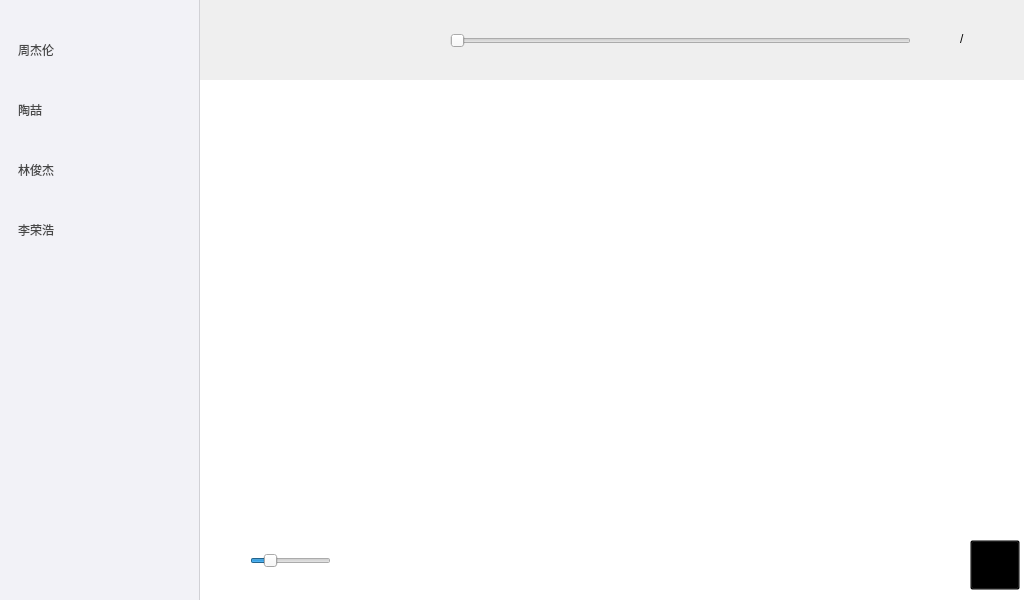
<?xml version="1.0" encoding="UTF-8"?>
<ui version="4.0">
 <class>MusicPage</class>
 <widget class="QWidget" name="MusicPage">
  <property name="geometry">
   <rect>
    <x>0</x>
    <y>0</y>
    <width>1024</width>
    <height>600</height>
   </rect>
  </property>
  <property name="windowTitle">
   <string>Form</string>
  </property>
  <property name="styleSheet">
   <string notr="true">/* =========================================
   1. 全局设置
   ========================================= */
QWidget {
    /* 默认字体 */
    font-family: &quot;Microsoft YaHei&quot;;
}

/* =========================================
   2. 左侧菜单栏 (Sidebar) - 制造“阴影感”
   ========================================= */
#sideBar {
    /* 【关键】背景设为浅灰色，与右边的白色区分开 */
    background-color: #F2F2F7; 

    /* 【关键】右边加一条深灰色的线，这是制造“层级感”的核心 */
    border: none;
    border-right: 1px solid #D1D1D6; 
    
    /* 去掉选中时的虚线框 */
    outline: none;
    
    /* 让列表内容不要贴顶，留点呼吸感 */
    padding-top: 20px;
}

/* 侧边栏的每一个选项 (未选中) */
#sideBar::item {
    height: 50px;            /* 每一行的高度 */
    color: #484848;          /* 文字深灰 */
    margin: 5px 15px;        /* 【关键】左右留出空隙，让选项像悬浮的按钮 */
    border-radius: 8px;      /* 圆角 */
    border: none;
}

/* 侧边栏选项 (鼠标悬停) */
#list_menu::item:hover {
    background-color: rgba(0, 0, 0, 10); /* 微微变暗 */
}

/* 侧边栏选项 (被选中) - 仿 iPad 选中效果 */
#sideBar::item:selected {
    /* 选中变为纯白色，对比背景的灰色，瞬间就有了“浮起来”的感觉 */
    background-color: #FFFFFF; 
    
    /* 文字变蓝 */
    color: #007AFF; 
    
    /* 左侧不需要那种传统的蓝色大色块了，这样更高级 */
}

/* =========================================
   3. 右侧照片墙 (Content) - 纯净风格
   ========================================= */
#list_music {
    /* 右侧纯白背景，突出照片 */
    background-color: #FFFFFF;
    
    /* 去掉边框 */
    border: none;
    
    /* 给内容留点边距 */
    padding: 20px;
}

/* 照片墙的每一项 */
#list_music::item {
    /* 稍微加点边距 */
    margin: 5px;
}

/* 照片被选中时 */
#list_music::item:selected {
    background-color: #F0F8FF; /* 极淡的蓝色背景 */
    border: 2px solid #007AFF; /* 蓝色边框 */
    border-radius: 10px;
    color: #333333;
}</string>
  </property>
  <widget class="QListWidget" name="sideBar">
   <property name="geometry">
    <rect>
     <x>0</x>
     <y>0</y>
     <width>200</width>
     <height>600</height>
    </rect>
   </property>
   <property name="frameShape">
    <enum>QFrame::NoFrame</enum>
   </property>
   <item>
    <property name="text">
     <string>周杰伦</string>
    </property>
   </item>
   <item>
    <property name="text">
     <string>陶喆</string>
    </property>
   </item>
   <item>
    <property name="text">
     <string>林俊杰</string>
    </property>
   </item>
   <item>
    <property name="text">
     <string>李荣浩</string>
    </property>
   </item>
  </widget>
  <widget class="QWidget" name="listwidget" native="true">
   <property name="geometry">
    <rect>
     <x>200</x>
     <y>0</y>
     <width>831</width>
     <height>600</height>
    </rect>
   </property>
   <widget class="QFrame" name="playerBar">
    <property name="geometry">
     <rect>
      <x>0</x>
      <y>0</y>
      <width>831</width>
      <height>81</height>
     </rect>
    </property>
    <property name="frameShape">
     <enum>QFrame::NoFrame</enum>
    </property>
    <property name="frameShadow">
     <enum>QFrame::Raised</enum>
    </property>
    <widget class="QLabel" name="lblCoverSmall">
     <property name="geometry">
      <rect>
       <x>30</x>
       <y>4</y>
       <width>50</width>
       <height>50</height>
      </rect>
     </property>
     <property name="text">
      <string/>
     </property>
    </widget>
    <widget class="QLabel" name="lblSongTitle">
     <property name="geometry">
      <rect>
       <x>10</x>
       <y>53</y>
       <width>171</width>
       <height>31</height>
      </rect>
     </property>
     <property name="font">
      <font>
       <family>Microsoft YaHei</family>
       <pointsize>9</pointsize>
      </font>
     </property>
     <property name="text">
      <string/>
     </property>
    </widget>
    <widget class="QPushButton" name="btnPrev">
     <property name="geometry">
      <rect>
       <x>100</x>
       <y>20</y>
       <width>40</width>
       <height>40</height>
      </rect>
     </property>
     <property name="styleSheet">
      <string notr="true">QPushButton {
background-image: url(:/images/previous.svg);
background-repeat: no-repeat;
 background-position: center;
border: none
}</string>
     </property>
     <property name="text">
      <string/>
     </property>
    </widget>
    <widget class="QPushButton" name="btnPlay">
     <property name="geometry">
      <rect>
       <x>150</x>
       <y>20</y>
       <width>40</width>
       <height>40</height>
      </rect>
     </property>
     <property name="styleSheet">
      <string notr="true">border: none;</string>
     </property>
     <property name="text">
      <string/>
     </property>
    </widget>
    <widget class="QPushButton" name="btnNext">
     <property name="geometry">
      <rect>
       <x>200</x>
       <y>20</y>
       <width>40</width>
       <height>40</height>
      </rect>
     </property>
     <property name="styleSheet">
      <string notr="true">QPushButton {
background-image: url(:/images/next.svg);
background-repeat: no-repeat;
background-position: center;
border: none;
}</string>
     </property>
     <property name="text">
      <string/>
     </property>
    </widget>
    <widget class="CustomSlider" name="sliderProgress">
     <property name="geometry">
      <rect>
       <x>250</x>
       <y>33</y>
       <width>461</width>
       <height>16</height>
      </rect>
     </property>
     <property name="orientation">
      <enum>Qt::Horizontal</enum>
     </property>
    </widget>
    <widget class="QLabel" name="lblCurrent">
     <property name="geometry">
      <rect>
       <x>720</x>
       <y>20</y>
       <width>40</width>
       <height>40</height>
      </rect>
     </property>
     <property name="text">
      <string/>
     </property>
    </widget>
    <widget class="QLabel" name="lblTotal">
     <property name="geometry">
      <rect>
       <x>770</x>
       <y>20</y>
       <width>40</width>
       <height>40</height>
      </rect>
     </property>
     <property name="text">
      <string/>
     </property>
    </widget>
    <widget class="QLabel" name="label">
     <property name="geometry">
      <rect>
       <x>760</x>
       <y>30</y>
       <width>16</width>
       <height>17</height>
      </rect>
     </property>
     <property name="text">
      <string>/</string>
     </property>
    </widget>
   </widget>
   <widget class="QListWidget" name="songListWidget">
    <property name="geometry">
     <rect>
      <x>0</x>
      <y>80</y>
      <width>824</width>
      <height>521</height>
     </rect>
    </property>
    <property name="frameShape">
     <enum>QFrame::NoFrame</enum>
    </property>
    <property name="iconSize">
     <size>
      <width>150</width>
      <height>150</height>
     </size>
    </property>
    <property name="movement">
     <enum>QListView::Static</enum>
    </property>
    <property name="resizeMode">
     <enum>QListView::Adjust</enum>
    </property>
    <property name="spacing">
     <number>15</number>
    </property>
    <property name="viewMode">
     <enum>QListView::IconMode</enum>
    </property>
   </widget>
   <widget class="QPushButton" name="music_back">
    <property name="geometry">
     <rect>
      <x>770</x>
      <y>540</y>
      <width>50</width>
      <height>50</height>
     </rect>
    </property>
    <property name="focusPolicy">
     <enum>Qt::NoFocus</enum>
    </property>
    <property name="styleSheet">
     <string notr="true">QPushButton {
background-image: url(:/images/back.svg);
background-repeat: no-repeat;
 background-position: center;
background-color: transparent;
}</string>
    </property>
    <property name="text">
     <string/>
    </property>
   </widget>
   <widget class="QPushButton" name="btnVolume">
    <property name="geometry">
     <rect>
      <x>10</x>
      <y>540</y>
      <width>40</width>
      <height>40</height>
     </rect>
    </property>
    <property name="styleSheet">
     <string notr="true">QPushButton {
background-image: url(:/images/volume.svg);
background-repeat: no-repeat;
background-position: center;
border: none;
}</string>
    </property>
    <property name="text">
     <string/>
    </property>
   </widget>
   <widget class="CustomSlider" name="sliderVolume">
    <property name="geometry">
     <rect>
      <x>50</x>
      <y>553</y>
      <width>81</width>
      <height>16</height>
     </rect>
    </property>
    <property name="maximum">
     <number>100</number>
    </property>
    <property name="value">
     <number>20</number>
    </property>
    <property name="orientation">
     <enum>Qt::Horizontal</enum>
    </property>
   </widget>
  </widget>
 </widget>
 <customwidgets>
  <customwidget>
   <class>CustomSlider</class>
   <extends>QSlider</extends>
   <header location="global">customslider.h</header>
  </customwidget>
 </customwidgets>
 <resources/>
 <connections/>
</ui>
